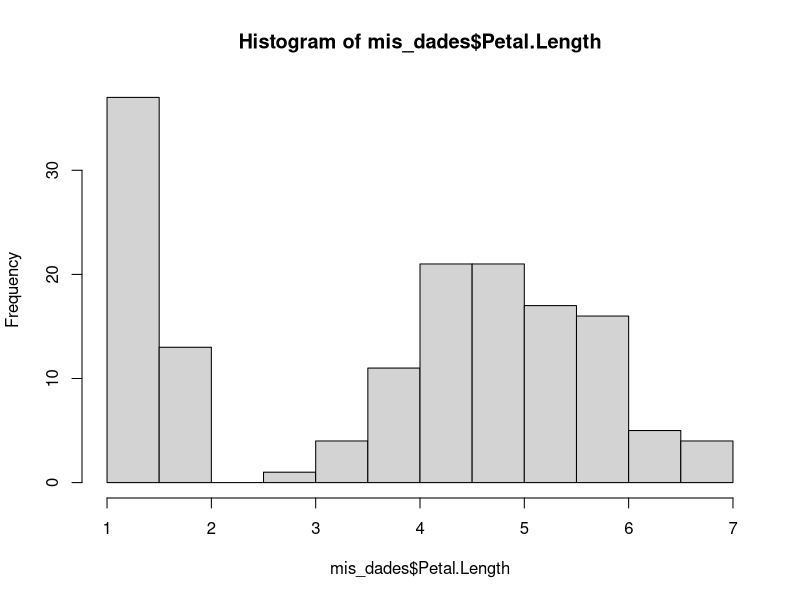
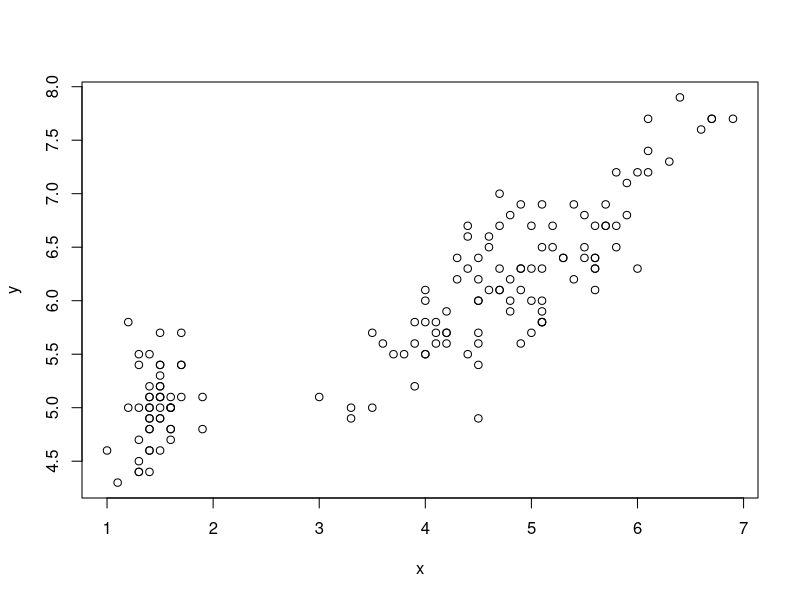
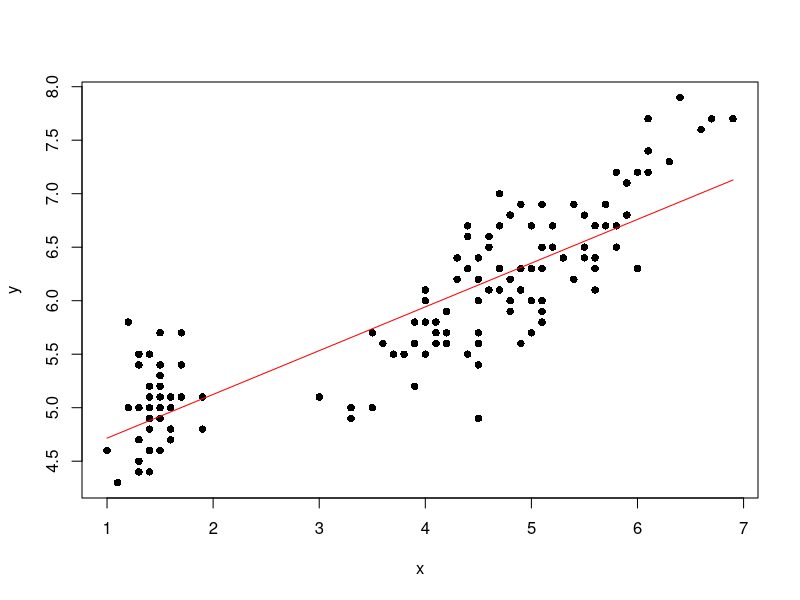

Reproduce these figures in R, in order.
#Codigo para problema 2
mis_dades <- iris
dim(mis_dades)

mis_dades$Petal.Length
mean(mis_dades$Petal.Length)
sd(mis_dades$Petal.Length)
hist(mis_dades$Petal.Length)
x <- mis_dades$Petal.Length
y <- mis_dades$Sepal.Length
plot(x, y)

#mínims quadrats
#pendent m
m <- sum((x-mean(x))*(y-mean(y)))/sum((x-mean(x))^2)
m
#b
b <- mean(y)-m*mean(x)
b
#llavors la recta de regressió és y=mx+b=0,4x+4,3
m*1.5+b


mod <- lm(y~x)
summary(mod)
ypredict <- predict(mod, data.frame(x=x))
plot(x,y,pch=16)
lines(x, ypredict,col='red')

#r^2 determina la presició de la predicció: r^2=1 ( la predicció es exacta) r^2=0 (predicció inexacta)

Rsq=sum((ypredict-mean(y))^2)/sum((y-mean(y))^2)
Rsq

summary(mod)
